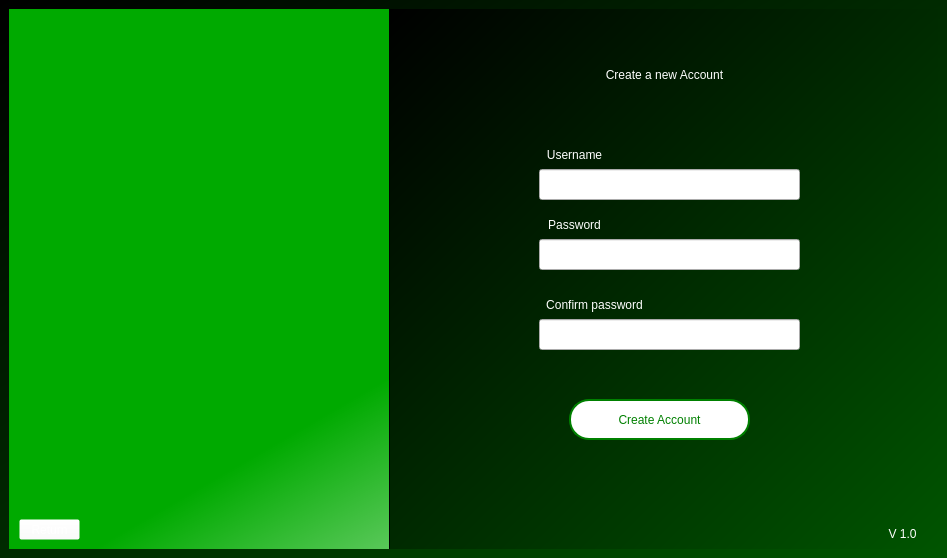
<?xml version="1.0" encoding="UTF-8"?>
<ui version="4.0">
 <class>MainWindow</class>
 <widget class="QMainWindow" name="MainWindow">
  <property name="geometry">
   <rect>
    <x>0</x>
    <y>0</y>
    <width>947</width>
    <height>558</height>
   </rect>
  </property>
  <property name="contextMenuPolicy">
   <enum>Qt::NoContextMenu</enum>
  </property>
  <property name="windowTitle">
   <string>MainWindow</string>
  </property>
  <property name="autoFillBackground">
   <bool>false</bool>
  </property>
  <property name="styleSheet">
   <string notr="true">QMainWindow#MainWindow{background-color:qlineargradient(spread:pad, x1:0, y1:0, x2:1, y2:1, stop:0 rgba(0, 0, 0, 255), stop:1 rgba(0, 85, 0, 255));}</string>
  </property>
  <widget class="QWidget" name="centralwidget">
   <widget class="QWidget" name="widget" native="true">
    <property name="geometry">
     <rect>
      <x>9</x>
      <y>9</y>
      <width>929</width>
      <height>540</height>
     </rect>
    </property>
    <property name="styleSheet">
     <string notr="true">QWidget#widget{
background-color: qlineargradient(spread:pad, x1:0.545, y1:0.545, x2:1, y2:1, stop:0 rgba(0, 170, 0, 255), stop:1 rgba(255, 255, 255, 255));}</string>
    </property>
    <widget class="QLabel" name="error">
     <property name="geometry">
      <rect>
       <x>530</x>
       <y>350</y>
       <width>421</width>
       <height>16</height>
      </rect>
     </property>
     <property name="styleSheet">
      <string notr="true">font: 75 9pt &quot;MS Shell Dlg 2&quot;;
color:rgb(255, 0, 0);</string>
     </property>
     <property name="text">
      <string/>
     </property>
    </widget>
    <widget class="QLineEdit" name="username">
     <property name="geometry">
      <rect>
       <x>530</x>
       <y>160</y>
       <width>261</width>
       <height>31</height>
      </rect>
     </property>
     <property name="styleSheet">
      <string notr="true">font: 10pt &quot;MS Shell Dlg 2&quot;;</string>
     </property>
    </widget>
    <widget class="QLineEdit" name="c_password">
     <property name="geometry">
      <rect>
       <x>530</x>
       <y>310</y>
       <width>261</width>
       <height>31</height>
      </rect>
     </property>
     <property name="styleSheet">
      <string notr="true">font: 10pt &quot;MS Shell Dlg 2&quot;;</string>
     </property>
     <property name="text">
      <string/>
     </property>
    </widget>
    <widget class="QPushButton" name="create">
     <property name="geometry">
      <rect>
       <x>560</x>
       <y>390</y>
       <width>181</width>
       <height>41</height>
      </rect>
     </property>
     <property name="cursor">
      <cursorShape>PointingHandCursor</cursorShape>
     </property>
     <property name="styleSheet">
      <string notr="true">border-radius:20px;
background-color: rgb(255, 255, 255);
font: 16pt &quot;MS Serif&quot;;
color:green;
border:2px solid green;</string>
     </property>
     <property name="text">
      <string>Create Account</string>
     </property>
    </widget>
    <widget class="QPushButton" name="back">
     <property name="geometry">
      <rect>
       <x>10</x>
       <y>510</y>
       <width>61</width>
       <height>21</height>
      </rect>
     </property>
     <property name="cursor">
      <cursorShape>PointingHandCursor</cursorShape>
     </property>
     <property name="styleSheet">
      <string notr="true">background-color:rgba(255, 255, 255, 0);
color: white;
font: 10pt &quot;MS Shell Dlg 2&quot;;</string>
     </property>
     <property name="text">
      <string>Return</string>
     </property>
     <property name="icon">
      <iconset>
       <normaloff>../../../../Downloads/back.png</normaloff>../../../../Downloads/back.png</iconset>
     </property>
    </widget>
    <widget class="QLineEdit" name="password">
     <property name="geometry">
      <rect>
       <x>530</x>
       <y>230</y>
       <width>261</width>
       <height>31</height>
      </rect>
     </property>
     <property name="styleSheet">
      <string notr="true">font: 10pt &quot;MS Shell Dlg 2&quot;;</string>
     </property>
     <property name="text">
      <string/>
     </property>
    </widget>
    <widget class="QLabel" name="label_3">
     <property name="geometry">
      <rect>
       <x>530</x>
       <y>280</y>
       <width>111</width>
       <height>31</height>
      </rect>
     </property>
     <property name="styleSheet">
      <string notr="true">font: 10pt &quot;MS Shell Dlg 2&quot;;
color:rgb(255, 255, 255);</string>
     </property>
     <property name="text">
      <string>Confirm password</string>
     </property>
     <property name="alignment">
      <set>Qt::AlignCenter</set>
     </property>
    </widget>
    <widget class="QLabel" name="label">
     <property name="geometry">
      <rect>
       <x>520</x>
       <y>130</y>
       <width>91</width>
       <height>31</height>
      </rect>
     </property>
     <property name="styleSheet">
      <string notr="true">font: 10pt &quot;MS Shell Dlg 2&quot;;
color:rgb(255, 255, 255);</string>
     </property>
     <property name="text">
      <string>Username</string>
     </property>
     <property name="alignment">
      <set>Qt::AlignCenter</set>
     </property>
    </widget>
    <widget class="QLabel" name="label_2">
     <property name="geometry">
      <rect>
       <x>520</x>
       <y>200</y>
       <width>91</width>
       <height>31</height>
      </rect>
     </property>
     <property name="styleSheet">
      <string notr="true">font: 10pt &quot;MS Shell Dlg 2&quot;;
color:rgb(255, 255, 255);</string>
     </property>
     <property name="text">
      <string>Password</string>
     </property>
     <property name="alignment">
      <set>Qt::AlignCenter</set>
     </property>
    </widget>
    <widget class="QLabel" name="welcome_lbl">
     <property name="geometry">
      <rect>
       <x>490</x>
       <y>20</y>
       <width>331</width>
       <height>91</height>
      </rect>
     </property>
     <property name="layoutDirection">
      <enum>Qt::LeftToRight</enum>
     </property>
     <property name="styleSheet">
      <string notr="true">color: rgb(255, 255, 255);
font: 25pt &quot;MS Shell Dlg 2&quot;;</string>
     </property>
     <property name="text">
      <string>Create a new Account</string>
     </property>
     <property name="alignment">
      <set>Qt::AlignCenter</set>
     </property>
    </widget>
    <widget class="QLabel" name="label_5">
     <property name="geometry">
      <rect>
       <x>0</x>
       <y>140</y>
       <width>355</width>
       <height>186</height>
      </rect>
     </property>
     <property name="text">
      <string/>
     </property>
     <property name="pixmap">
      <pixmap>../../../../Downloads/HomePage_Graphics.png</pixmap>
     </property>
     <property name="scaledContents">
      <bool>true</bool>
     </property>
    </widget>
    <widget class="QFrame" name="frame">
     <property name="geometry">
      <rect>
       <x>380</x>
       <y>-2</y>
       <width>555</width>
       <height>550</height>
      </rect>
     </property>
     <property name="styleSheet">
      <string notr="true">QFrame#frame{
background-color:qlineargradient(spread:pad, x1:0, y1:0, x2:1, y2:1, stop:0 rgba(0, 0, 0, 255), stop:1 rgba(0, 85, 0, 255));}</string>
     </property>
     <property name="frameShape">
      <enum>QFrame::StyledPanel</enum>
     </property>
     <property name="frameShadow">
      <enum>QFrame::Raised</enum>
     </property>
     <widget class="QLabel" name="label_4">
      <property name="geometry">
       <rect>
        <x>490</x>
        <y>520</y>
        <width>47</width>
        <height>13</height>
       </rect>
      </property>
      <property name="styleSheet">
       <string notr="true">color:rgb(255, 255, 255);</string>
      </property>
      <property name="text">
       <string>V 1.0</string>
      </property>
      <property name="alignment">
       <set>Qt::AlignCenter</set>
      </property>
     </widget>
    </widget>
    <zorder>frame</zorder>
    <zorder>error</zorder>
    <zorder>welcome_lbl</zorder>
    <zorder>c_password</zorder>
    <zorder>label_2</zorder>
    <zorder>password</zorder>
    <zorder>label_3</zorder>
    <zorder>create</zorder>
    <zorder>username</zorder>
    <zorder>label_5</zorder>
    <zorder>label</zorder>
    <zorder>back</zorder>
   </widget>
  </widget>
 </widget>
 <resources/>
 <connections/>
</ui>
